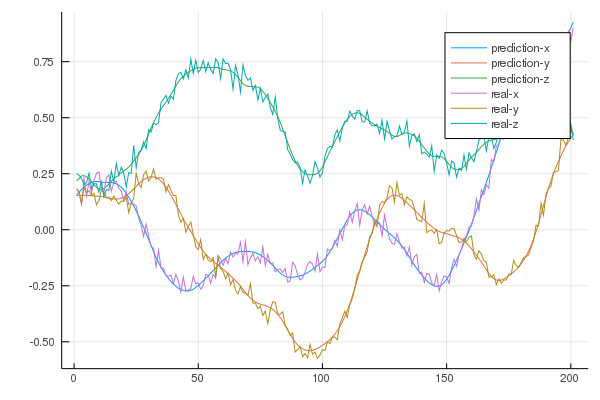

Reproduce this figure in Julia.
using DiffEqFlux, Flux, OrdinaryDiffEq, LinearAlgebra, Plots, Statistics
import Flux.Tracker: data # For extracting the real values from a tracked array
# For optimizing:
import Flux: throttle               # For only using callback every n seconds
import Base.Iterators: cycle, take  # Useful to iterate over training data
# For loading data:
using JLD2, FileIO


""" u(t) = zoh(ud, dt)
     ZeroOrderHold hold of function ud,
    assuming u(t) = ud[1] 0<=t<dt """
function zoh(ud, dt)
    u(t,x=0) = ud[Int(div(t, dt)+1)]
    return u
end

# Simulation parameters
# These are the same as the data was generated with
global dt = 0.05
global tend = 10.0
global t = 0:dt:tend
global tspan = (0.0,tend)
N = 15
# Discrete time inputs at times t[k]
uds = [2randn(length(t)) for i = 1:N]
# Continuous time versions using Zero-Order-Hold
uins = [zoh(ud, dt) for ud in uds]

# Motor dynamics from control signals
# You do not have to do any changes to this!
function motors(Ω1, Ω2, Ω3, Ω4)
  b = 2.2e-8
  l = 0.046
  d = 1e-9
  ft = b*(Ω1^2 + Ω2^2 + Ω3^2 + Ω4^2)
  τx = b*l*(Ω3^2 - Ω1^2)
  τy = b*l*(Ω4^2 - Ω2^2)
  τz = d*(Ω2^2 + Ω4^2 - Ω1^2 - Ω3^2)
  return ft, τx, τy, τz
end

function quaddu(nn)
     function quaddu_(u, p, t)
        m = 0.027
        g = 9.81
        Ix = p[1]
        Iy = p[2]
        Iz = p[3]
        #nn_out = nn(u[7:9])

        #fwx = nn_out[1]*10^-6
        #fwy = nn_out[2]*10^-6
        #fwz = nn_out[3]*10^-6

        fwx = -10^5*(p[4]*u[7]+p[7]*abs(u[7])*u[7])
        fwy = -10^5*(p[5]*u[8]+p[8]*abs(u[8])*u[8])
        fwz = -10^5*(p[6]*u[9]+p[9]*abs(u[9])*u[9])
        #println([Ix,Iy,Iz])
        #println([fwx,fwy,fwz])
        # u[13:16] should be set by discrete callback
        # Calculate forces from input signals
        ft, τx, τy, τz = motors(u[13], u[14], u[15], u[16])
        #println(u)

        # You have to estimate the extra forces someway here

        du1  = u[4] + u[6]*cos(u[1])*tan(u[2]) + u[5]*sin(u[1])*tan(u[2])
        du2  = u[5]*cos(u[1]) - u[6]*sin(u[1])
        du3  = u[6]*cos(u[1])/cos(u[2]) + u[5]*sin(u[1])/cos(u[2])
        du4  = u[6]*u[5]*(Iy - Iz)/Ix + τx/Ix
        du5  = u[4]*u[6]*(Iz - Ix)/Iy + τy/Iy
        du6  = u[4]*u[5]*(Ix - Iy)/Iz + τz/Iz
        du7  = u[6]*u[8] - u[5]*u[9] - g*sin(u[2]) + fwx/m
        du8  = u[4]*u[9] - u[6]*u[7] + g*sin(u[1])*cos(u[2]) + fwy/m
        du9  = u[5]*u[7] - u[4]*u[8] + g*cos(u[2])*cos(u[1]) - ft/m + fwz/m
        du10 = u[9]*(sin(u[1])*sin(u[3]) + cos(u[1])*cos(u[3])*sin(u[2])) - u[8]*(cos(u[1])*sin(u[3])-cos(u[3])*sin(u[1])*sin(u[2])) + u[7]*cos(u[3])*cos(u[2])
        du11 = u[8]*(cos(u[1])*cos(u[3]) + sin(u[1])*sin(u[3])*sin(u[2])) - u[9]*(cos(u[3])*sin(u[1])-cos(u[1])*sin(u[3])*sin(u[2])) + u[7]*cos(u[2])*sin(u[3])
        du12 = u[9]*cos(u[1])*cos(u[2]) - u[7]*sin(u[2]) + u[8]*cos(u[2])*sin(u[1])
        # Rotation matrix R: (body to global) above
        # [c2*c3   (c3*s1*s2 - c1*s3)   (s1*s3 + c1*c3*s2);
        #  c2*s3   (c1*c3 + s1*s2*s3)   (c1*s3*s2 - c3*s1)
        #  -s2      c2*s1                c1*c2
        # ]

        ret = Flux.Tracker.collect([du1,du2,du3,du4,du5,du6,
            du7,du8,du9,du10,du11,du12,
            0,0,0,0]) # The control signals are constant until updated by callback
        return ret
    end
    return quaddu_
end

# State feedback controller for quadcopter, defaults to control signal noise 0
# Ref is ref x, y, z
# You do not have to do any changes to this!
function statefeedback(t, state, ref, refnoise=zeros(4))
    ϕ,θ,ψ,p,q,r,u,v,w,x,y,z = state[1:12]
    rx, ry, rz = ref
    Ω0 = 1734.902407525093
    Ωavg = Ω0 + 1000.0*(z - rz) + 600.0*w # Z points downwards (opposite ty Ω)
    dy = v # Approximation if angles are small
    dϕ = p # Approximation if angles are small
    ϕcomp = 0.7*(-70.0*ϕ - 20.0dϕ) + 1.0*( -15.0*(y-ry) - 12.0*dy)# Extra force to increase ψ
    dx = u
    dθ = q # Approximation if angles are small
    θcomp = 0.7*(-70.0*θ - 20.0dθ) + 1.0*( +15.0*(x-rx) + 12.0*dx)# Extra force to increase θ
    dψ = r
    ψcomp = 0.7*(-70.0*ψ - 20.0dψ)

    # Calculate the four control signals, and possibly add noise to them
    Ω1 = Ωavg - ϕcomp - ψcomp + refnoise[1]
    Ω2 = Ωavg - θcomp + ψcomp + refnoise[2]
    Ω3 = Ωavg + ϕcomp - ψcomp + refnoise[3]
    Ω4 = Ωavg + θcomp + ψcomp + refnoise[4]
    return Ω1, Ω2, Ω3, Ω4
end

# Implement zero-order-hold controller as a callback in diff-eq solver
# ucontrol should be (t,state) -> u
# You do not have to do any changes to this!
function callbackcontroller(ucontrol, t)
    function affectcontroller!(integrator, ucontrol)
        u = integrator.u
        u1, u2, u3, u4 = ucontrol(integrator.t, u)
        integrator.u = Flux.Tracker.collect([u[1],u[2],u[3],u[4],u[5],u[6],u[7],u[8],u[9],u[10],u[11],u[12],u1,u2,u3,u4])
    end
    condition = (u,ti,integrator) -> (ti ∈ t)
    affect! = integrator -> affectcontroller!(integrator, ucontrol)
    return DiscreteCallback(condition, affect!, save_positions=(false, true))
end

# Flux.jl defaults to Float32 in their networks, this creates a wrapper for generating
# a network witgh Float64, since we are solving differential equations, this extra accuracy
# could be needed.
Dense64(n1, n2, σ=identity) = Dense(n1, n2, σ,
                            initW = (d...) -> Float64.(Flux.glorot_uniform(d...)),
                            initb = (d...) -> zeros(d...))

## neural-network in diff eq
nn = Chain(Dense64(3,3),Dense64(3,3))

# Diff-eq definition, with network
contsystem_rd = quaddu(nn)

# Generate a controller that follows a reference, given continuous references
refcontroller(ref,ref_rdn) = (t,state) -> statefeedback(t, state, ref(t), ref_rdn(t))
# # generate a controller that follows a reference, given discrete references "rd"
refcont(rd,rdns) = refcontroller(zoh(rd, dt),zoh(rdns,dt))

# Problem for simulation
prob_model(u0, rd,rdns,p_guess) = ODEProblem(contsystem_rd, u0, tspan, p_guess, callback=callbackcontroller(refcont(rd,rdns), t))

# Predict x, y, z
function predict(u0, rd,rdns, p_guess)
    # Using DiffEqFlux ReverseDiff
    sol = diffeq_rd(p_guess, prob_model(u0, rd,rdns, p_guess),  u0=u0, Tsit5(), tstops=t, saveat=Float64[0.0])
    # Get the x,y,z coordinates only
    reduce(hcat, getindex.(sol.u, (10:12,)))
end


#predict(u0s[1], rds[1],rdns[1],p_guess)
#print(loss_rd(u0s[1],rds[1],rdns[1],yreals[1]))
function loss_rd2(u0,rds,rdns,y_real)
    pred = predict(u0,rds,rdns,p_guess)
    diff = y_real.-pred
    #loss = norm([ norm(diff[i]) for i in 1:size(diff)[2]],2)+norm(p_guess,2)
    loss = norm([ norm(diff[i]) for i in 1:size(diff)[2]],2)
    return loss
end

#Optimizer ADAM, see ?ADAM for info
opt = ADAM()
# Set learning rate without forgetting internal state
opt.eta = 10^-7
# Train over all parameters in nn, as well as p using loss-function loss_rd
# Take the first 300 of (infinite) cycling traindata
# Call the callback function no more than every 2 seconds
function plotfun(i=1)
    plt = plot(layout=2)
    trajectx = map(Tracker.data,(predict(u0s[i],rds[i],rdns[i],p_guess)[1,:]))
    trajecty = map(Tracker.data,(predict(u0s[i],rds[i],rdns[i],p_guess)[2,:]))
    trajectz = map(Tracker.data,(predict(u0s[i],rds[i],rdns[i],p_guess)[3,:]))
    display(plot(trajectx,lab="prediction-x"))
    display(plot!(trajecty,lab="prediction-y"))
    display(plot!(trajectz,lab="prediction-z"))
    display(plot!(yreals[i][1,:],lab="real-x"))
    display(plot!(yreals[i][2,:],lab="real-y"))
    display(plot!(yreals[i][3,:],lab="real-z"))
    println(loss_rd2(u0s[i],rds[i],rdns[i],yreals[i]))
end
cb2 = function ()
    #display(loss_rd(u0s[1],rds[1],yreals[1]))
    plt = plot(layout=2)
    traject = map(Tracker.data,(predict(u0s[1],rds[1],rdns[1],p_guess)[1,:]))
    plot(traject,lab="prediction")
    display(plot!(yreals[1][1,:],lab="real"))
    println(loss_rd(u0s[1],rds[1],rdns[1],yreals[1]))
end
#println(take(traindata,1))
#Flux.train!(loss_rd2, params(p_guess), take(traindata,300), opt, cb = throttle(plotfun,10))
include("data.jl")
include("../validation_tools.jl")
u0s, rds, rdns, yreals = data3()
p_guess = param([6,7,11,5,5,5,5,5,5]*10^-6)

#Flux.train!(loss_rd2, params(p_guess), take(traindata,300), opt, cb = throttle(plotfun,5))
params_guessed = zeros(9,5)
loss = zeros(1,25)
i=1
for k = 1:5
    println(k)
    idxs_test, idxs_train = partition_idxs(15,5)
    global p_guess = param([6,7,11,5,5,5,5,5,5]*10^-6)
    traindata = cycle(zip(u0s[idxs_train],rds[idxs_train],rdns[idxs_train],yreals[idxs_train]))
    testdata = cycle(zip(u0s[idxs_test],rds[idxs_test],rdns[idxs_train],yreals[idxs_test]))
    Flux.train!(loss_rd2, params(p_guess), take(traindata,300), opt)
    for j in idxs_test
        global loss[i]=data(loss_rd2(u0s[j],rds[j],rdns[j],yreals[j]))
        global i = i+1
    end
    params_guessed[:,k] = data(p_guess)
end
println(loss/50)
println(params_guessed*10^6)
